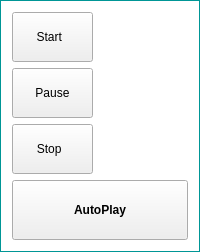
                            <widget class="QGroupBox" name="groupBox_StartPauseStop">
                             <property name="minimumSize">
                              <size>
                               <width>101</width>
                               <height>181</height>
                              </size>
                             </property>
                             <property name="styleSheet">
                              <string notr="true">QGroupBox{ border: 1px solid ;
background-color: transparent;
border-color: rgb(0,150,150);
color:rgb(0,120,120);
;}</string>
                             </property>
                             <property name="title">
                              <string/>
                             </property>
                             <layout class="QVBoxLayout" name="verticalLayout_6">
                              <item>
                               <widget class="QPushButton" name="startPatSequence_Button">
                                <property name="sizePolicy">
                                 <sizepolicy hsizetype="Fixed" vsizetype="Fixed">
                                  <horstretch>0</horstretch>
                                  <verstretch>0</verstretch>
                                 </sizepolicy>
                                </property>
                                <property name="minimumSize">
                                 <size>
                                  <width>81</width>
                                  <height>50</height>
                                 </size>
                                </property>
                                <property name="text">
                                 <string>Start  </string>
                                </property>
                                <property name="icon">
                                 <iconset resource="hires.qrc">
                                  <normaloff>:/new/prefix1/Icons/my_play.png</normaloff>:/new/prefix1/Icons/my_play.png</iconset>
                                </property>
                               </widget>
                              </item>
                              <item>
                               <widget class="QPushButton" name="pausePatSequence_Button">
                                <property name="sizePolicy">
                                 <sizepolicy hsizetype="Fixed" vsizetype="Fixed">
                                  <horstretch>0</horstretch>
                                  <verstretch>0</verstretch>
                                 </sizepolicy>
                                </property>
                                <property name="minimumSize">
                                 <size>
                                  <width>81</width>
                                  <height>50</height>
                                 </size>
                                </property>
                                <property name="text">
                                 <string>Pause</string>
                                </property>
                                <property name="icon">
                                 <iconset resource="hires.qrc">
                                  <normaloff>:/new/prefix1/Icons/my_pause.png</normaloff>:/new/prefix1/Icons/my_pause.png</iconset>
                                </property>
                               </widget>
                              </item>
                              <item>
                               <widget class="QPushButton" name="stopPatSequence_Button">
                                <property name="sizePolicy">
                                 <sizepolicy hsizetype="Fixed" vsizetype="Fixed">
                                  <horstretch>0</horstretch>
                                  <verstretch>0</verstretch>
                                 </sizepolicy>
                                </property>
                                <property name="minimumSize">
                                 <size>
                                  <width>81</width>
                                  <height>50</height>
                                 </size>
                                </property>
                                <property name="text">
                                 <string>Stop  </string>
                                </property>
                                <property name="icon">
                                 <iconset resource="hires.qrc">
                                  <normaloff>:/new/prefix1/Icons/my_stop.png</normaloff>:/new/prefix1/Icons/my_stop.png</iconset>
                                </property>
                               </widget>
                              </item>
                              <item>
                               <widget class="QPushButton" name="AutoPlayPatSeq">
                                <property name="minimumSize">
                                 <size>
                                  <width>80</width>
                                  <height>60</height>
                                 </size>
                                </property>
                                <property name="font">
                                 <font>
                                  <family>Arial</family>
                                  <pointsize>9</pointsize>
                                  <weight>75</weight>
                                  <bold>true</bold>
                                 </font>
                                </property>
                                <property name="text">
                                 <string>AutoPlay</string>
                                </property>
                                <property name="icon">
                                 <iconset resource="hires.qrc">
                                  <normaloff>:/new/prefix1/Icons/my_play.png</normaloff>:/new/prefix1/Icons/my_play.png</iconset>
                                </property>
                               </widget>
                              </item>
                             </layout>
                            </widget>
